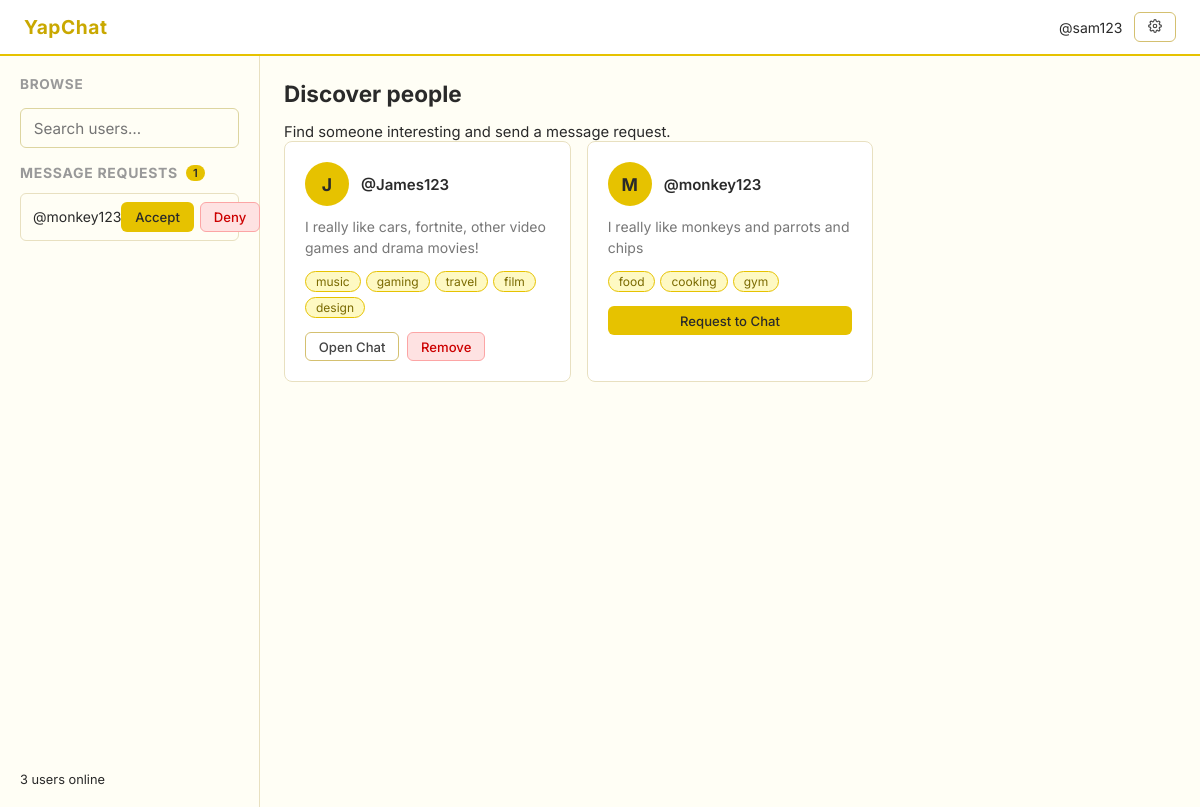
Page /browse (signed in) on the committed database.
### tables this page shows
CREATE TABLE requests (
                from_user TEXT NOT NULL,
                to_user   TEXT NOT NULL,
                PRIMARY KEY (from_user, to_user)
            );

CREATE TABLE users (
                username      TEXT PRIMARY KEY,
                password_hash TEXT NOT NULL,
                bio           TEXT DEFAULT '',
                tags          TEXT DEFAULT ''
            );

### main.py (the view)
@app.route('/browse')
@login_required
def browse():
    me = session['username']
    with get_db() as conn:
        my_row = conn.execute(
            'SELECT tags FROM users WHERE username = ?', (me,)
        ).fetchone()
        rows = conn.execute(
            'SELECT username, bio, tags FROM users WHERE username != ?', (me,)
        ).fetchall()
        incoming = conn.execute(
            'SELECT from_user FROM requests WHERE to_user = ?', (me,)
        ).fetchall()
    my_tags = set(t.strip() for t in my_row['tags'].split(',') if t.strip())
    with get_db() as conn:
        connections = conn.execute(
            'SELECT user1, user2 FROM connections WHERE user1 = ? OR user2 = ?',
            (me, me)
        ).fetchall()
    connected_users = set()
    for c in connections:
        other = c['user2'] if c['user1'] == me else c['user1']
        connected_users.add(other)
    other_users = []
    for r in rows:
        user_tags = [t.strip() for t in r['tags'].split(',') if t.strip()]
        shared = len(my_tags & set(user_tags))
        other_users.append({
            'username':  r['username'],
            'bio':       r['bio'],
            'tags':      user_tags,
            'shared':    shared,                              #used for sorting, not displayed
            'connected': r['username'] in connected_users    #True if already connected, False if not
        })
    other_users.sort(key=lambda u: u['shared'], reverse=True)
    incoming_requests = [r['from_user'] for r in incoming]
    return render_template('browse.html', users=other_users,
                           current_user=me, incoming_requests=incoming_requests,
                           online_count=len(online_users))                          #displays how many users online/logged in currently.

### main.py (called while the page is built)
def get_db():
    conn = sqlite3.connect(DATABASE)
    conn.row_factory = sqlite3.Row
    return conn

def login_required(f):
    from functools import wraps
    @wraps(f)
    def decorated(*args, **kwargs):
        if 'username' not in session:
            return redirect(url_for('home'))
        return f(*args, **kwargs)
    return decorated

### templates/browse.html (shortened to what this page needs)
<!DOCTYPE html>
<html lang="en">
<head>
  <link rel="stylesheet" href="/static/css/style.css">
</head>
<body>
  <nav class="navbar">
    <span class="navbar-brand">YapChat</span>
    <div class="navbar-links">
      <span style="color:var(--muted);font-size:.875rem;">@{{ current_user }}</span>
      <a href="/settings" class="btn btn-secondary btn-sm">
      </a>
    </div>
  </nav>
  <div class="browse-layout">
    <aside class="sidebar">
      <h3>Browse</h3>
      <input type="text" class="search-input" id="searchInput" placeholder="Search users…">
      {% if incoming_requests %}
      <div>
        <div style="display:flex;align-items:center;gap:.5rem;margin-bottom:.75rem;">
          <h3 style="font-size:.875rem;">Message Requests</h3>
          <span class="request-badge">{{ incoming_requests|length }}</span>
        </div>
        <div class="incoming-list">
          {% for requester in incoming_requests %}
          <div class="incoming-item">
            <span>@{{ requester }}</span>
            <div style="display:flex;gap:.4rem;">
              <a href="/accept-chat/{{ requester }}" class="btn btn-primary btn-sm">Accept</a>
              <a href="/deny-chat/{{ requester }}"   class="btn btn-danger btn-sm">Deny</a>
            </div>
          </div>
          {% endfor %}
        </div>
      </div>
      {% endif %}
      <div style="margin-top:auto;">
        <p style="font-size:.8rem;">
          {{ online_count }} user{{ 's' if online_count != 1 else '' }} online
        </p>
      </div>
    </aside>
    <main class="main-content">
      <h2 class="anim">Discover people</h2>
      <p class="anim anim-d1" style="margin-top:.35rem;font-size:.925rem;">Find someone interesting and send a message request.</p>
      {% if users %}
      <div class="user-grid" id="userGrid">
        {% for user in users %}
        <div class="user-card anim" data-name="{{ user.username }}" data-tags="{{ user.tags|join(' ') }}">
          <div style="display:flex;align-items:center;gap:.75rem;">
            <div class="user-avatar">{{ user.username[0].upper() }}</div>
            <div>
              <a href="/profile/{{ user.username }}" class="user-name">@{{ user.username }}</a>
            </div>
          </div>
          {% if user.bio %}
          <p class="user-bio">{{ user.bio }}</p>
          {% else %}
          <p class="user-bio" style="font-style:italic;">No bio yet.</p>
          {% endif %}
          {% if user.tags %}
          <div class="tags">
            {% for tag in user.tags %}
            <span class="tag">{{ tag }}</span>
            {% endfor %}
          </div>
          {% endif %}
          {% if user.connected %}
            <div style="display:flex;gap:.5rem;margin-top:.25rem;">
              <a href="/messaging/{{ user.username }}" class="btn btn-secondary btn-sm">Open Chat</a>
              <a href="/remove-user/{{ user.username }}"
                 class="btn btn-danger btn-sm"
                 onclick="return confirm('Remove @{{ user.username }}? You will no longer be connected.')">
                Remove
              </a>
            </div>
          {% else %}
            <a href="/request-chat/{{ user.username }}" class="btn btn-primary btn-sm" style="margin-top:.25rem;">
              Request to Chat
            </a>
          {% endif %}
        </div>
        {% endfor %}
      </div>
      {% else %}
      <div style="margin-top:3rem;text-align:center;opacity:.5;">
        <p>No other users yet. Share the link so friends can join!</p>
      </div>
      {% endif %}
    </main>
  </div>
</body>
</html>

### static/css/style.css (style rules this page uses)
* { box-sizing: border-box; margin: 0; padding: 0; }
body { font-family: 'Inter', sans-serif; background: #fffef5; color: #2a2a2a; font-size: 15px; }
a { color: #b8860b; text-decoration: none; }
input[type=text], input[type=password], textarea { width: 100%; padding: 0.6rem 0.8rem; border: 1px solid #ddd5a0; border-radius: 6px; font-family: inherit; font-size: 0.95rem; background: #fffef5; color: #2a2a2a; outline: none; }
.btn { display: inline-block; padding: 0.6rem 1.2rem; border-radius: 6px; border: 1px solid transparent; font-family: inherit; font-size: 0.9rem; font-weight: 500; cursor: pointer; text-align: center; transition: opacity 0.15s; }
.btn-primary { background: #e6c200; color: #2a2a2a; }
.btn-secondary { background: #fff; color: #444; border-color: #d4c070; }
.btn-danger { background: #fee2e2; color: #c00; border-color: #fca5a5; }
.btn-sm { padding: 0.35rem 0.8rem; font-size: 0.82rem; }
.tags { display: flex; flex-wrap: wrap; gap: 5px; margin-top: 4px; }
.tag { background: #fef9c3; color: #7a6a00; border-radius: 20px; font-size: 0.75rem; padding: 2px 10px; border: 1px solid #e6c200; }
.navbar { background: #fff; border-bottom: 2px solid #e6c200; padding: 0.75rem 1.5rem; display: flex; align-items: center; justify-content: space-between; position: sticky; top: 0; z-index: 10; }
.navbar-brand { font-weight: 700; font-size: 1.2rem; color: #c9a800; letter-spacing: 0.03em; }
.navbar-links { display: flex; align-items: center; gap: 0.75rem; }
.browse-layout { display: grid; grid-template-columns: 260px 1fr; min-height: calc(100vh - 49px); }
.sidebar { border-right: 1px solid #e8e0c0; background: #fffef5; padding: 1.25rem; display: flex; flex-direction: column; gap: 1rem; }
.sidebar h3 { font-size: 0.85rem; text-transform: uppercase; letter-spacing: 0.05em; color: #999; }
.main-content { padding: 1.5rem; }
.main-content h2 { margin-bottom: 1rem; }
.search-input { width: 100%; padding: 0.5rem 0.75rem; border: 1px solid #ddd5a0; border-radius: 6px; font-family: inherit; font-size: 0.9rem; outline: none; background: #fff; }
.user-grid { display: grid; grid-template-columns: repeat(auto-fill, minmax(240px, 1fr)); gap: 1rem; }
.user-card { background: #fff; border: 1px solid #e8e0c0; border-radius: 8px; padding: 1.25rem; display: flex; flex-direction: column; gap: 0.6rem; }
.user-avatar { width: 44px; height: 44px; border-radius: 50%; background: #e6c200; color: #2a2a2a; display: flex; align-items: center; justify-content: center; font-weight: 700; font-size: 1.1rem; }
.user-name { font-weight: 600; color: #2a2a2a; }
.user-bio { font-size: 0.875rem; color: #777; line-height: 1.5; }
.incoming-item { background: #fffef5; border: 1px solid #e8e0c0; border-radius: 6px; padding: 0.5rem 0.75rem; display: flex; align-items: center; justify-content: space-between; font-size: 0.875rem; }
.request-badge { background: #e6c200; color: #2a2a2a; border-radius: 20px; font-size: 0.7rem; font-weight: 600; padding: 1px 7px; }
.anim { animation: fadeIn 0.3s ease both; }
.anim-d1 { animation-delay: 0.05s; }

### rows in the picture
requests: from_user "monkey123"
users: username "J", username "James123", bio "I really like cars, fortnite, other video games and drama movies!", tags "music" "gaming" "travel" "film" "design"
users: username "M", username "monkey123", bio "I really like monkeys and parrots and chips", tags "food" "cooking" "gym"

### other values in the picture
{{ current_user }} "sam123"
{{ incoming_requests|length }} "1"
{{ online_count }} "3"
{{ 's' if online_count != 1 else '' }} "s"
